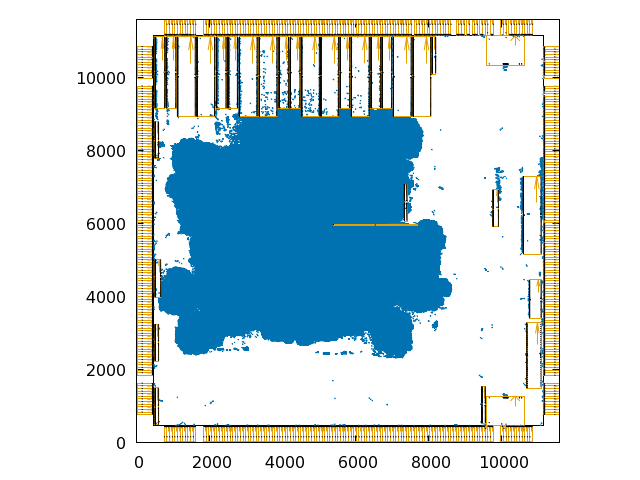

Recreate this plot in gnuplot.
set nokey
set term pngcairo font 'qt'
set output 'bigblue1.png'

set size ratio -1
set xrange [0:11589]
set yrange [0:11589]
plot[:][:] '../dat/bigblue1/bigblue1_chip.dat' w l lc -1, '../dat/bigblue1/bigblue1_cell.dat' w l lc 6, '../dat/bigblue1/bigblue1_pad.dat' w l lc 4, '../dat/bigblue1/bigblue1_pad_pin.dat' w l lc -1


set title 'bigblue1, MODULE= 210904, NET= 221142, HPWL= 71226344.000, ' font 'Times, 22'

set term qt
set key

set size ratio -1
plot[:][:] '../dat/bigblue1/bigblue1_chip.dat' w l lc -1, '../dat/bigblue1/bigblue1_cell.dat' w l lc 6, '../dat/bigblue1/bigblue1_pad.dat' w l lc 4, '../dat/bigblue1/bigblue1_pad_pin.dat' w l lc -1

pause -1 'Press any key'
